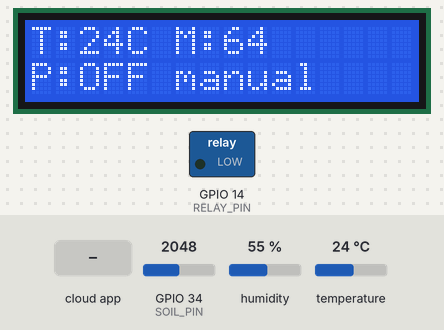
A program run on a simulated ESP32. Shown: 16×2 character LCD, switched loads named in the program (green lamp = pin HIGH). The test bench sets the inputs (shaded band); at power-on: temperature 24 °C, GPIO 34 (SOIL_PIN) = 2048, humidity 55 % (analog values on the 0–4095 scale). WiFi joins after 1.5 s; servers stay silent unless stated; the local clock reads 2024-03-15 10:24:30 at power-on unless the program sets it; the Firebase database answers and starts empty; what the program prints to the serial monitor is not drawn.

Above: at 9.4 s.
9.5 s: the phone or cloud app sets pump to 1
At 12.1 s:
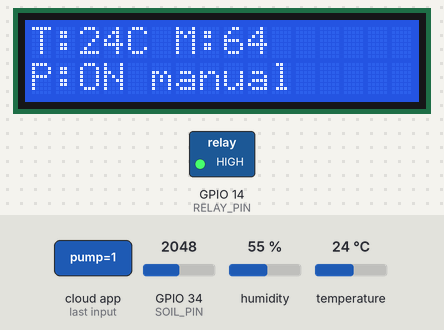
12.8 s: the phone or cloud app sets mode to auto
At 17.2 s:
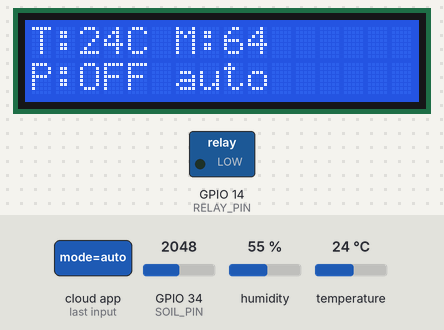
18.2 s: the phone or cloud app sets mode to schedule
At 22.1 s:
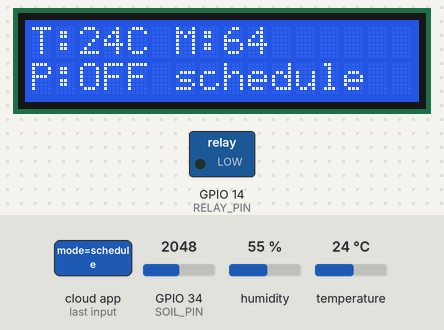
23.2 s: the phone or cloud app sets startHour to 1
At 25.7 s:
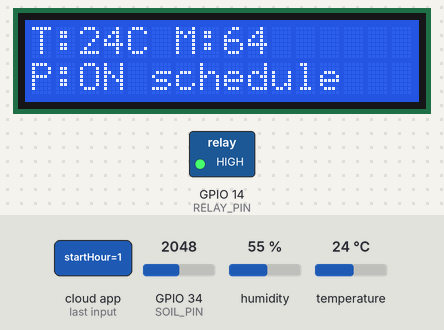
26.1 s: the phone or cloud app sets endHour to 1
At 27.2 s:
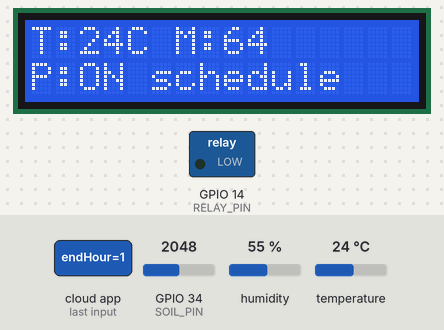
28.7 s: temperature set to 12 °C
At 31.0 s:
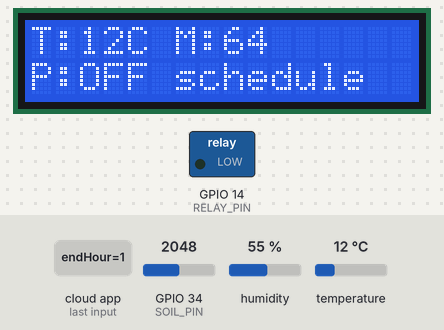
Timing chart, 0 to 32.4 s (numbered marks = the images above; inputs shaded):
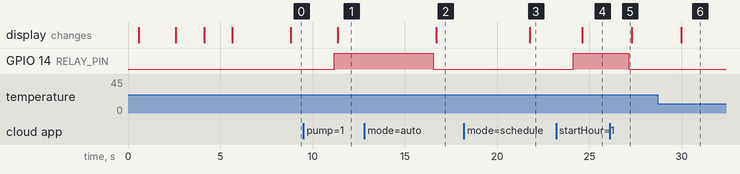

Measured:
- after the input at 9.5 s, GPIO 14 (RELAY_PIN): LOW → HIGH after 1.7 s; the display: changes after 1.9 s (image 1)
- after the input at 12.8 s, GPIO 14 (RELAY_PIN): HIGH → LOW after 3.7 s; the display: changes after 3.9 s (image 2)
- after the input at 18.2 s, the display: changes after 3.6 s (image 3)
- after the input at 23.2 s, GPIO 14 (RELAY_PIN): LOW → HIGH after 0.94 s; the display: changes after 1.4 s (image 4)
- after the input at 26.1 s, GPIO 14 (RELAY_PIN): HIGH → LOW after 1.0 s
- after the input at 28.7 s, the display: changes after 1.3 s (image 6)

The program:

main.cpp
```cpp
#include <WiFi.h>
#include <Firebase_ESP_Client.h>
#include <DHT.h>
#include <Wire.h>
#include <LiquidCrystal_I2C.h>
#include <time.h>

// ================= WIFI =================
#define WIFI_SSID "SmartAgri-Setup"
#define WIFI_PASSWORD "12345678"

// ================= FIREBASE =================
#define API_KEY "AIzaSyDYQC80Hr05PKLxWtGEMXtNxXec6HHDQB4"
#define DATABASE_URL "https://smart-agriculture-sliyeg-default-rtdb.asia-southeast1.firebasedatabase.app"
#define USER_EMAIL "sliyeg@gmail.com"
#define USER_PASSWORD "qwertyuiop"

// ================= DEVICE =================
#define DEVICE_ID "smart_agriculture_003"

// ================= PIN =================
#define DHTPIN 12
#define DHTTYPE DHT22
#define SOIL_PIN 34
#define RELAY_PIN 14

// ================= TIME =================
const long GMT_OFFSET_SEC = 7 * 3600;
const int DAYLIGHT_OFFSET_SEC = 0;

// ================= LCD =================
LiquidCrystal_I2C lcd(0x27, 16, 2);

// ================= FIREBASE =================
FirebaseData fbdo;
FirebaseAuth auth;
FirebaseConfig config;

// ================= SENSOR =================
DHT dht(DHTPIN, DHTTYPE);

// ================= VARIABLE =================
unsigned long lastSend = 0;
bool pumpState = false;

String mode = "manual";
bool pumpManual = false;
int moistureLimit = 60;
float temperatureMin = 24.0;
float temperatureMax = 32.0;
int scheduleStartHour = 0;
int scheduleStartMinute = 0;
int scheduleEndHour = 0;
int scheduleEndMinute = 0;

bool wateringSessionActive = false;
String wateringMode = "";
String wateringReason = "";
int wateringStartMoisture = 0;
float wateringStartTemperature = NAN;
unsigned long wateringStartMillis = 0;
long long wateringStartTimestamp = 0;

// ================= BASE PATH =================
String basePath() {
  String path = "/devices/";
  path += DEVICE_ID;
  return path;
}

// ================= HELPER =================
void serialLog(const String& message) {
  Serial.print("[SMART-AGRI] ");
  Serial.println(message);
}

String safeTemperatureText(float temp) {
  if (isnan(temp)) {
    return "nan";
  }
  return String(temp, 1);
}

String buildTimeSyncMessage(const tm& timeInfo) {
  String message = "Waktu tersinkron: ";
  message += String(timeInfo.tm_mday);
  message += "/";
  message += String(timeInfo.tm_mon + 1);
  message += " ";
  message += String(timeInfo.tm_hour);
  message += ":";
  message += String(timeInfo.tm_min);
  return message;
}

String joinPath(const String& base, const char* suffix) {
  String fullPath = base;
  fullPath += suffix;
  return fullPath;
}

long long currentTimestampMs() {
  time_t now = time(nullptr);
  if (now <= 100000) {
    return 0;
  }
  return static_cast<long long>(now) * 1000LL;
}

void syncTime() {
  configTime(GMT_OFFSET_SEC, DAYLIGHT_OFFSET_SEC, "pool.ntp.org", "time.nist.gov");
  serialLog("Sinkronisasi waktu NTP dimulai");

  struct tm timeInfo;
  for (int retry = 0; retry < 15; retry++) {
    if (getLocalTime(&timeInfo, 500)) {
      serialLog(buildTimeSyncMessage(timeInfo));
      return;
    }
    delay(200);
  }

  serialLog("Waktu belum tersinkron, mode schedule menunggu NTP");
}

bool isWithinScheduleWindow() {
  struct tm timeInfo;
  if (!getLocalTime(&timeInfo, 100)) {
    return false;
  }

  const int nowMinute = (timeInfo.tm_hour * 60) + timeInfo.tm_min;
  const int startMinute = (scheduleStartHour * 60) + scheduleStartMinute;
  const int endMinute = (scheduleEndHour * 60) + scheduleEndMinute;

  if (startMinute == endMinute) {
    return false;
  }

  if (startMinute < endMinute) {
    return nowMinute >= startMinute && nowMinute < endMinute;
  }

  return nowMinute >= startMinute || nowMinute < endMinute;
}

void beginWateringSession(const String& activeMode, const String& reason, int soil, float temp) {
  wateringSessionActive = true;
  wateringMode = activeMode;
  wateringReason = reason;
  wateringStartMoisture = soil;
  wateringStartTemperature = temp;
  wateringStartMillis = millis();
  wateringStartTimestamp = currentTimestampMs();

  String message = "Penyiraman mulai | mode=";
  message += activeMode;
  message += " | reason=";
  message += reason;
  message += " | moisture=";
  message += String(soil);
  message += " | temp=";
  message += safeTemperatureText(temp);
  serialLog(message);
}

void saveWateringHistory(int soil, float temp) {
  if (!wateringSessionActive) {
    return;
  }

  FirebaseJson json;
  json.set("timestamp", wateringStartTimestamp > 0 ? wateringStartTimestamp : currentTimestampMs());
  json.set("type", wateringMode);
  json.set("endedAt", currentTimestampMs());
  json.set("durationMs", static_cast<int>(millis() - wateringStartMillis));
  json.set("startMoisture", wateringStartMoisture);
  json.set("endMoisture", soil);
  json.set("startTemperature", wateringStartTemperature);
  json.set("endTemperature", temp);
  json.set("reason", wateringReason);

  String historyPath = basePath();
  historyPath += "/history";

  bool success = Firebase.RTDB.pushJSON(&fbdo, historyPath.c_str(), &json);
  if (success) {
    serialLog("Histori penyiraman berhasil disimpan ke database");
  } else {
    String message = "Gagal simpan histori: ";
    message += fbdo.errorReason();
    serialLog(message);
  }

  wateringSessionActive = false;
  wateringMode = "";
  wateringReason = "";
  wateringStartMoisture = 0;
  wateringStartTemperature = NAN;
  wateringStartMillis = 0;
  wateringStartTimestamp = 0;
}

// ================= WIFI =================
void connectWiFi() {
  WiFi.begin(WIFI_SSID, WIFI_PASSWORD);

  lcd.clear();
  lcd.print("Connecting WiFi");
  serialLog("Menghubungkan ke WiFi...");

  int retry = 0;
  while (WiFi.status() != WL_CONNECTED && retry < 20) {
    delay(500);
    retry++;
  }

  if (WiFi.status() == WL_CONNECTED) {
    lcd.clear();
    lcd.print("WiFi Connected");
    String message = "WiFi connected, IP: ";
    message += WiFi.localIP().toString();
    serialLog(message);
    syncTime();
    delay(1500);
  } else {
    lcd.clear();
    lcd.print("WiFi Failed!");
    serialLog("WiFi gagal, restart ESP32");
    delay(2000);
    ESP.restart();
  }
}

// ================= SENSOR =================
int readSoilRaw() {
  return analogRead(SOIL_PIN);
}

int readSoilPercent(int raw) {
  int percent = map(raw, 1400, 3200, 100, 0);
  return constrain(percent, 0, 100);
}

// ================= SETUP =================
void setup() {
  Serial.begin(115200);
  delay(500);
  serialLog("Booting Smart Agriculture");

  pinMode(RELAY_PIN, OUTPUT);
  digitalWrite(RELAY_PIN, LOW); // OFF

  analogReadResolution(12);
  dht.begin();

  Wire.begin(21, 22);
  lcd.init();
  lcd.backlight();

  lcd.print("Smart Agriculture");
  delay(2000);

  connectWiFi();

  config.api_key = API_KEY;
  config.database_url = DATABASE_URL;

  auth.user.email = USER_EMAIL;
  auth.user.password = USER_PASSWORD;

  Firebase.begin(&config, &auth);
  Firebase.reconnectWiFi(true);
  serialLog("Inisialisasi Firebase selesai");

  lcd.clear();
  lcd.print("Firebase Ready");
  delay(1500);
}

// ================= LOOP =================
void loop() {
  if (WiFi.status() != WL_CONNECTED) {
    connectWiFi();
  }

  if (!Firebase.ready()) {
    serialLog("Firebase belum siap");
    delay(500);
    return;
  }

  String path = basePath();

  // ===== PATH =====
  String pathMode = joinPath(path, "/control_status/mode");
  String pathPump = joinPath(path, "/control_status/pump");
  String pathAutoMoisture = joinPath(path, "/control_status/auto_config/moistureDryBelow");
  String pathAutoTempMin = joinPath(path, "/control_status/auto_config/temperatureMin");
  String pathAutoTempMax = joinPath(path, "/control_status/auto_config/temperatureMax");
  String pathScheduleStartHour = joinPath(path, "/control_status/schedule/startHour");
  String pathScheduleStartMinute = joinPath(path, "/control_status/schedule/startMinute");
  String pathScheduleEndHour = joinPath(path, "/control_status/schedule/endHour");
  String pathScheduleEndMinute = joinPath(path, "/control_status/schedule/endMinute");
  String pathSensor = joinPath(path, "/sensor_data");
  String pathLastSeen = joinPath(path, "/last_seen");

  // ===== GET DATA =====
  if (Firebase.RTDB.getString(&fbdo, pathMode.c_str())) {
    mode = fbdo.stringData();
    mode.toLowerCase();
  }

  if (Firebase.RTDB.getBool(&fbdo, pathPump.c_str())) {
    pumpManual = fbdo.boolData();
  }

  if (Firebase.RTDB.getInt(&fbdo, pathAutoMoisture.c_str())) {
    moistureLimit = fbdo.intData();
  }

  if (Firebase.RTDB.getFloat(&fbdo, pathAutoTempMin.c_str())) {
    temperatureMin = fbdo.floatData();
  }

  if (Firebase.RTDB.getFloat(&fbdo, pathAutoTempMax.c_str())) {
    temperatureMax = fbdo.floatData();
  }

  if (Firebase.RTDB.getInt(&fbdo, pathScheduleStartHour.c_str())) {
    scheduleStartHour = fbdo.intData();
  }

  if (Firebase.RTDB.getInt(&fbdo, pathScheduleStartMinute.c_str())) {
    scheduleStartMinute = fbdo.intData();
  }

  if (Firebase.RTDB.getInt(&fbdo, pathScheduleEndHour.c_str())) {
    scheduleEndHour = fbdo.intData();
  }

  if (Firebase.RTDB.getInt(&fbdo, pathScheduleEndMinute.c_str())) {
    scheduleEndMinute = fbdo.intData();
  }

  // ===== SENSOR =====
  const int rawSoil = readSoilRaw();
  const int soil = readSoilPercent(rawSoil);
  const float temp = dht.readTemperature();

  // ===== LOGIC =====
  bool shouldPump = false;
  String wateringReasonCandidate = "idle";

  if (mode == "manual") {
    shouldPump = pumpManual;
    wateringReasonCandidate = pumpManual ? "manual_toggle" : "manual_off";
  } else if (mode == "auto") {
    const bool isTemperatureValid = !isnan(temp);
    const bool isSoilDry = soil < moistureLimit;
    const bool isTemperatureIdeal =
      isTemperatureValid &&
      temp >= temperatureMin &&
      temp <= temperatureMax;

    shouldPump = isSoilDry && isTemperatureIdeal;
    wateringReasonCandidate = shouldPump ? "auto_sensor_trigger" : "auto_waiting";
  } else if (mode == "schedule") {
    const bool scheduleActive = isWithinScheduleWindow();
    shouldPump = scheduleActive;
    wateringReasonCandidate = scheduleActive ? "schedule_window_active" : "schedule_waiting";
  } else {
    mode = "manual";
    shouldPump = pumpManual;
    wateringReasonCandidate = pumpManual ? "manual_toggle" : "manual_off";
  }

  // ===== APPLY =====
  if (shouldPump != pumpState) {
    if (shouldPump) {
      beginWateringSession(mode, wateringReasonCandidate, soil, temp);
    } else {
      saveWateringHistory(soil, temp);
    }

    pumpState = shouldPump;
    digitalWrite(RELAY_PIN, pumpState ? HIGH : LOW);

    Firebase.RTDB.setBool(&fbdo, pathPump.c_str(), pumpState);
    String pumpMessage = "Pompa ";
    pumpMessage += (pumpState ? "MENYALA" : "MATI");
    serialLog(pumpMessage);
  }

  // ===== SEND DATA =====
  if (millis() - lastSend > 3000) {
    lastSend = millis();

    FirebaseJson json;
    json.set("temperature", temp);
    json.set("moisture", soil);
    json.set("rawMoisture", rawSoil);

    Firebase.RTDB.setJSON(&fbdo, pathSensor.c_str(), &json);
    Firebase.RTDB.setTimestamp(&fbdo, pathLastSeen.c_str());

    String message = "Sensor | mode=";
    message += mode;
    message += " | pump=";
    message += (pumpState ? "on" : "o ff");
    message += " | temp=";
    message += safeTemperatureText(temp);
    message += "C | moisture=";
    message += String(soil);
    message += "% | raw=";
    message += String(rawSoil);
    serialLog(message);
  }

  // ===== LCD =====
  lcd.clear();

  lcd.setCursor(0, 0);
  lcd.print("T:");
  if (isnan(temp)) {
    lcd.print("--");
  } else {
    lcd.print((int) temp);
  }
  lcd.print("C M:");
  lcd.print(soil);

  lcd.setCursor(0, 1);
  lcd.print(pumpState ? "P:ON " : "P:OFF ");
  lcd.print(mode);

  delay(1000);
}
```
